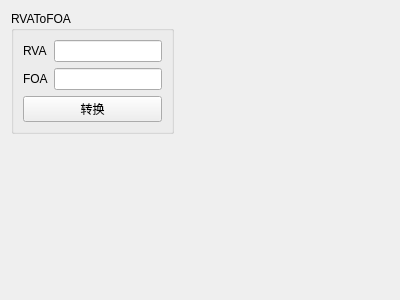
<?xml version="1.0" encoding="UTF-8"?>
<ui version="4.0">
 <class>FormRVAToFOA</class>
 <widget class="QWidget" name="FormRVAToFOA">
  <property name="geometry">
   <rect>
    <x>0</x>
    <y>0</y>
    <width>400</width>
    <height>300</height>
   </rect>
  </property>
  <property name="windowTitle">
   <string>Form</string>
  </property>
  <layout class="QFormLayout" name="formLayout">
   <item row="0" column="0">
    <widget class="QGroupBox" name="groupBox">
     <property name="title">
      <string>RVAToFOA</string>
     </property>
     <layout class="QGridLayout" name="gridLayout">
      <item row="0" column="0">
       <widget class="QLabel" name="label">
        <property name="text">
         <string>RVA</string>
        </property>
       </widget>
      </item>
      <item row="0" column="1">
       <widget class="QLineEdit" name="lineEditRVA"/>
      </item>
      <item row="1" column="0">
       <widget class="QLabel" name="label_2">
        <property name="text">
         <string>FOA</string>
        </property>
       </widget>
      </item>
      <item row="1" column="1">
       <widget class="QLineEdit" name="lineEditFOA"/>
      </item>
      <item row="2" column="0" colspan="2">
       <widget class="QPushButton" name="pushButton">
        <property name="text">
         <string>转换</string>
        </property>
       </widget>
      </item>
     </layout>
    </widget>
   </item>
  </layout>
 </widget>
 <resources/>
 <connections/>
</ui>
